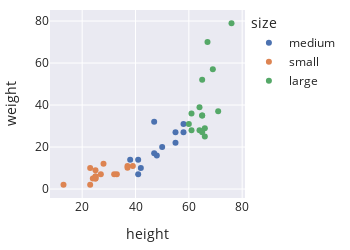

The cell this chart's notebook holds for it:
### Markdown cell above
Plotting methods in `plotly` also contain arguments for making facet plots.
We can facet using color on the same plot (`color` argument), or
facet into multiple subplots (`facet_col` and `facet_row`).

### Code cell
# color also takes in a column of the dataframe
fig = px.scatter(dogs, x='height', y='weight', color='size',
                 width=350, height=250)
fig

### Figure 1 — Plotly figure (JSON) as saved in the notebook; plotly's stock layout.template omitted (floating-point values rounded to 4 significant figures)
{"data": [{"hovertemplate": "size=medium<br>height=%{x}<br>weight=%{y}<extra></extra>", "legendgroup": "medium", "marker": {"color": "rgb(76,114,176)", "symbol": "circle"}, "mode": "markers", "name": "medium", "orientation": "v", "showlegend": true, "type": "scatter", "x": [48, 41, 55, 50, 58, 58, 41, 42, 38, 47, 47, 55], "xaxis": "x", "y": [16, 14, 22, 20, 31, 27, 7, 10, 14, 32, 17, 27], "yaxis": "y"}, {"hovertemplate": "size=small<br>height=%{x}<br>weight=%{y}<extra></extra>", "legendgroup": "small", "marker": {"color": "rgb(221,132,82)", "symbol": "circle"}, "mode": "markers", "name": "small", "orientation": "v", "showlegend": true, "type": "scatter", "x": [25, 37, 37, 27, 33, 13, 25, 23, 25, 39, 24, 25, 32, 28, 23, 25], "xaxis": "x", "y": [6, 11, 10.15, 7, 7, 2, 5, 2, 6, 11, 5, 5, 7, 12, 10, 9], "yaxis": "y"}, {"hovertemplate": "size=large<br>height=%{x}<br>weight=%{y}<extra></extra>", "legendgroup": "large", "marker": {"color": "rgb(85,168,104)", "symbol": "circle"}, "mode": "markers", "name": "large", "orientation": "v", "showlegend": true, "type": "scatter", "x": [61, 65, 66, 60, 64, 65, 66, 69, 65, 71, 61, 64, 65, 76, 67], "xaxis": "x", "y": [28, 27, 29, 31, 28, 35, 25, 57, 35, 37, 36, 39, 52, 79, 70], "yaxis": "y"}], "layout": {"height": 250, "legend": {"title": {"text": "size"}, "tracegroupgap": 0}, "width": 350, "xaxis": {"anchor": "y", "autorange": true, "domain": [0, 1], "range": [7.929, 81.07], "title": {"text": "height"}, "type": "linear"}, "yaxis": {"anchor": "x", "autorange": true, "domain": [0, 1], "range": [-4.251, 85.25], "title": {"text": "weight"}, "type": "linear"}}}
